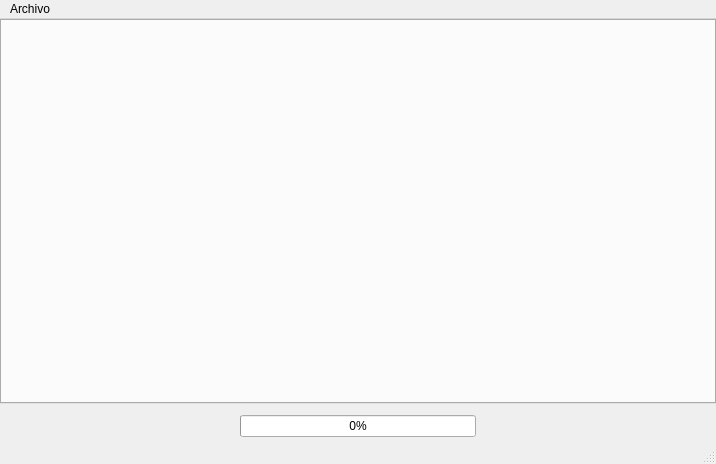
<?xml version="1.0" encoding="UTF-8"?>
<ui version="4.0">
 <class>MainWindow</class>
 <widget class="QMainWindow" name="MainWindow">
  <property name="geometry">
   <rect>
    <x>0</x>
    <y>0</y>
    <width>716</width>
    <height>464</height>
   </rect>
  </property>
  <property name="windowTitle">
   <string>Minería de datos</string>
  </property>
  <property name="windowIcon">
   <iconset resource="res/res.qrc">
    <normaloff>:/img/img/icon.png</normaloff>:/img/img/icon.png</iconset>
  </property>
  <property name="styleSheet">
   <string notr="true"/>
  </property>
  <widget class="QWidget" name="centralwidget">
   <layout class="QGridLayout" name="gridLayout">
    <property name="leftMargin">
     <number>0</number>
    </property>
    <property name="topMargin">
     <number>0</number>
    </property>
    <property name="rightMargin">
     <number>0</number>
    </property>
    <property name="bottomMargin">
     <number>0</number>
    </property>
    <item row="0" column="0" colspan="2">
     <widget class="QTabWidget" name="tabWidget">
      <property name="sizePolicy">
       <sizepolicy hsizetype="Expanding" vsizetype="Expanding">
        <horstretch>0</horstretch>
        <verstretch>0</verstretch>
       </sizepolicy>
      </property>
      <property name="minimumSize">
       <size>
        <width>120</width>
        <height>0</height>
       </size>
      </property>
      <property name="currentIndex">
       <number>-1</number>
      </property>
     </widget>
    </item>
    <item row="1" column="0" colspan="2">
     <widget class="QWidget" name="load_screen" native="true">
      <layout class="QGridLayout" name="gridLayout_2">
       <property name="leftMargin">
        <number>5</number>
       </property>
       <property name="topMargin">
        <number>5</number>
       </property>
       <property name="rightMargin">
        <number>5</number>
       </property>
       <property name="bottomMargin">
        <number>5</number>
       </property>
       <item row="0" column="2">
        <spacer name="horizontalSpacer">
         <property name="orientation">
          <enum>Qt::Horizontal</enum>
         </property>
         <property name="sizeHint" stdset="0">
          <size>
           <width>40</width>
           <height>20</height>
          </size>
         </property>
        </spacer>
       </item>
       <item row="0" column="1">
        <widget class="QProgressBar" name="progress_bar">
         <property name="sizePolicy">
          <sizepolicy hsizetype="Expanding" vsizetype="Fixed">
           <horstretch>0</horstretch>
           <verstretch>0</verstretch>
          </sizepolicy>
         </property>
         <property name="maximumSize">
          <size>
           <width>16777215</width>
           <height>16777215</height>
          </size>
         </property>
         <property name="value">
          <number>0</number>
         </property>
        </widget>
       </item>
       <item row="0" column="0">
        <spacer name="horizontalSpacer_2">
         <property name="orientation">
          <enum>Qt::Horizontal</enum>
         </property>
         <property name="sizeHint" stdset="0">
          <size>
           <width>40</width>
           <height>20</height>
          </size>
         </property>
        </spacer>
       </item>
      </layout>
     </widget>
    </item>
   </layout>
  </widget>
  <widget class="QMenuBar" name="menubar">
   <property name="geometry">
    <rect>
     <x>0</x>
     <y>0</y>
     <width>716</width>
     <height>21</height>
    </rect>
   </property>
   <widget class="QMenu" name="menuArchivo">
    <property name="title">
     <string>Archivo</string>
    </property>
    <addaction name="actionAbrir"/>
    <addaction name="actionCerrar"/>
    <addaction name="actionSalir"/>
   </widget>
   <addaction name="menuArchivo"/>
  </widget>
  <widget class="QStatusBar" name="statusbar"/>
  <action name="actionAbrir">
   <property name="text">
    <string>Abrir</string>
   </property>
  </action>
  <action name="actionCerrar">
   <property name="text">
    <string>Cerrar</string>
   </property>
  </action>
  <action name="actionSalir">
   <property name="text">
    <string>Salir</string>
   </property>
  </action>
 </widget>
 <resources>
  <include location="res/res.qrc"/>
 </resources>
 <connections/>
</ui>
